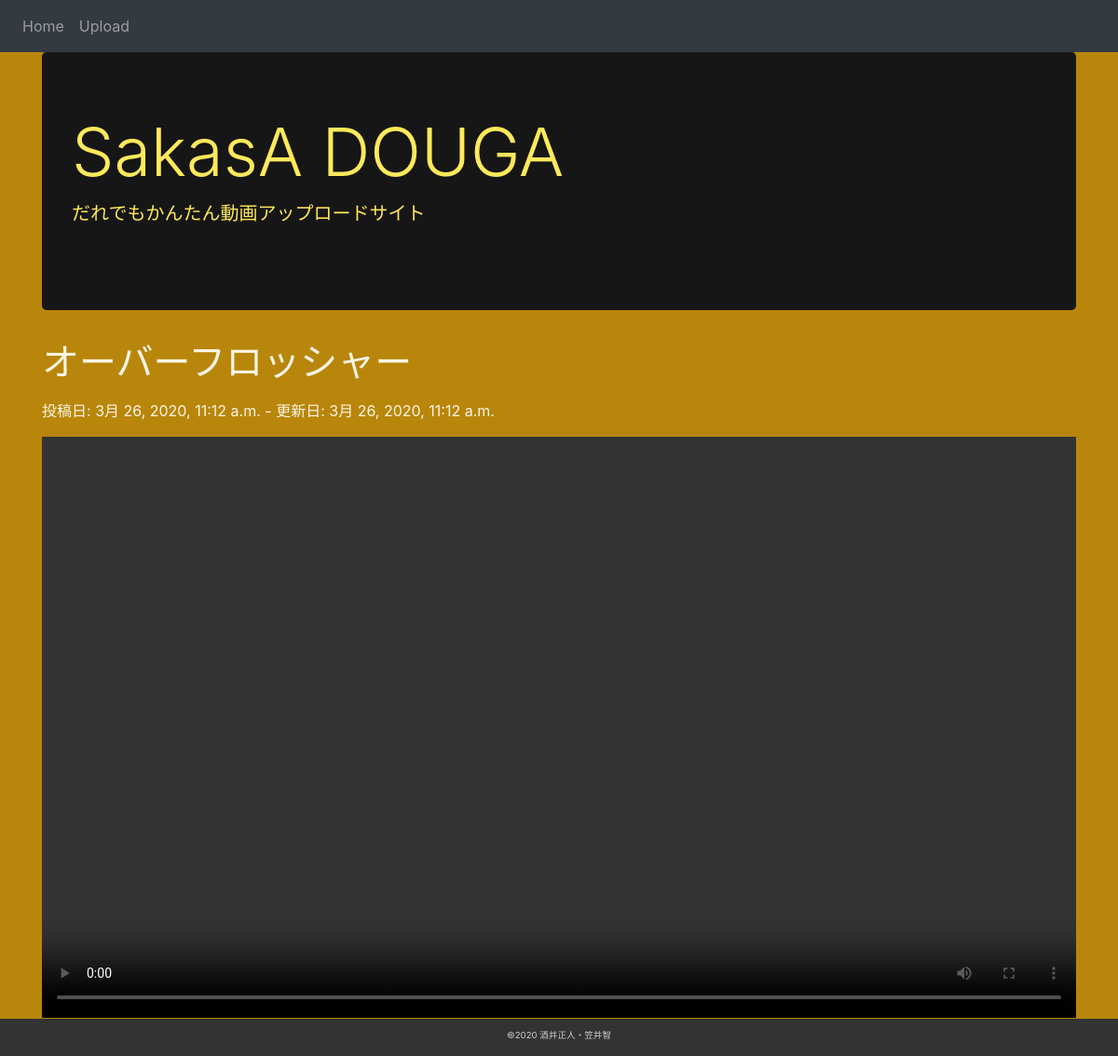
Screenshot of /play/6/ with the database file from the repository.
### videos/models.py (models this page shows, shortened)
class Video(models.Model):
    title = models.CharField('動画タイトル', max_length=255)
    description = models.TextField('説明(空欄可)', blank=True)
    thumbnail = models.ImageField('サムネイル(空欄可)', upload_to='thumbnails/', null=True, blank=True)  # /media/thumbnails/ファイル名
    upload = models.FileField('ファイル', upload_to='uploads/%Y/%m/%d/')  # /media/uploads/2018/3/20/ファイル名
    created_at = models.DateTimeField('作成日', auto_now_add=True)  # default=timezone.nowと違い、入力欄は表示されない
    updated_at = models.DateTimeField('更新日', auto_now=True)  # 更新するたびにその日時が格納される

### videos/views.py (the view)
# urls.py: path('play/<int:pk>/', views.PlayView.as_view(), name='play'),
class PlayView(generic.DetailView):
    model = Video

### videos/templates/videos/video_detail.html (shortened to what this page needs)
{% extends 'videos/base.html' %}
{% block content %}
<h1 class="toukouh1">{{ video.title }}</h1>
<p class="toukou">投稿日: {{ video.created_at }} - 更新日: {{ video.updated_at }}</p>
<div class="embed-responsive embed-responsive-16by9">
  <video controls class="embed-responsive-item" src="{{ video.upload.url }}"></video>
</div>
{% endblock %}

### videos/static/videos/main.css (style rules this page uses)
body { background-color: #b8860b; color:black; overflow: visible; height: 100vh; }
p.toukou { color: #fdf5e6; }
h1.toukouh1 { color: #fdf5e6; }

### rows the page displays
Video: title "オーバーフロッシャー", created_at "3月 26, 2020, 11:12 a.m.", updated_at "3月 26, 2020, 11:12 a.m."
